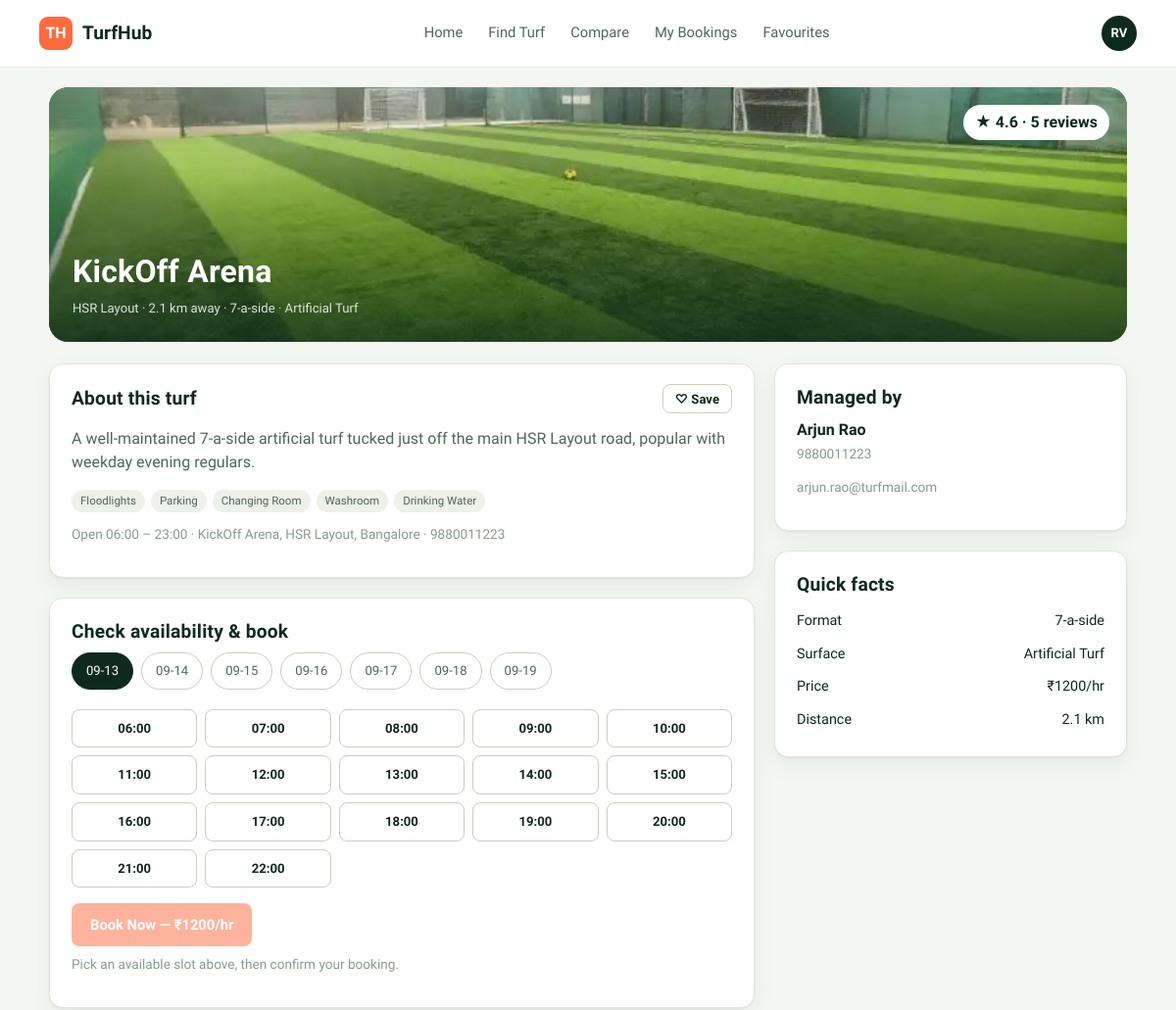
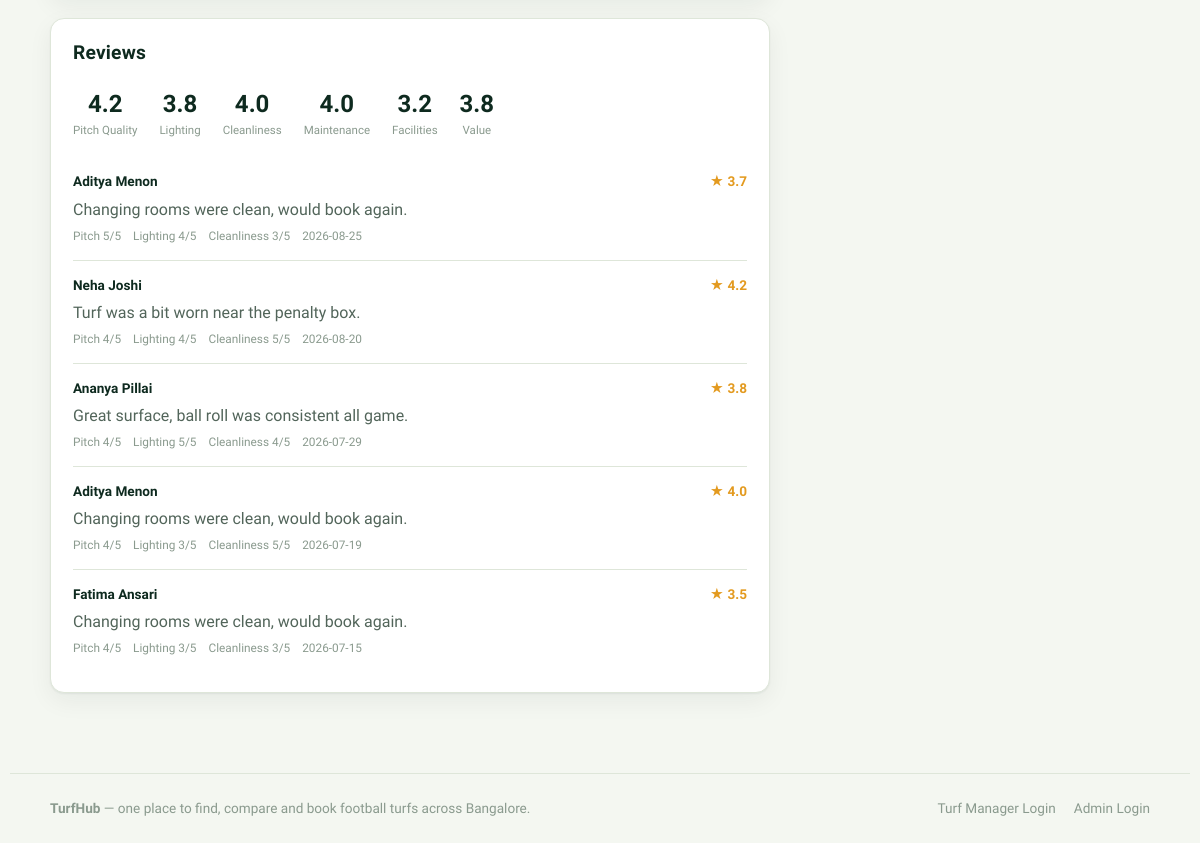
Screenshot of /turf/1 with the database file from the repository (2 pictures, top to bottom).
### tables this page shows
CREATE TABLE turfs (
    id INTEGER PRIMARY KEY,
    name TEXT NOT NULL,
    area TEXT NOT NULL,
    address TEXT NOT NULL,
    manager_id INTEGER REFERENCES managers(id),
    price_per_hour INTEGER NOT NULL,
    turf_type TEXT NOT NULL,          -- 5-a-side / 6-a-side / 7-a-side / 11-a-side
    surface_type TEXT NOT NULL,       -- Artificial Turf / Hybrid Grass / Natural Grass
    description TEXT NOT NULL,
    facilities TEXT NOT NULL,         -- comma separated
    opening_time TEXT NOT NULL,
    closing_time TEXT NOT NULL,
    rating REAL NOT NULL,
    status TEXT NOT NULL DEFAULT 'pending',       -- active / pending / suspended
    verified INTEGER NOT NULL DEFAULT 0,
    image TEXT NOT NULL,
    phone TEXT NOT NULL,
    distance_km REAL NOT NULL,
    created_at TEXT NOT NULL
);

CREATE TABLE reviews (
    id INTEGER PRIMARY KEY,
    turf_id INTEGER REFERENCES turfs(id),
    customer_id INTEGER REFERENCES customers(id),
    pitch_quality INTEGER NOT NULL,
    lighting INTEGER NOT NULL,
    cleanliness INTEGER NOT NULL,
    maintenance INTEGER NOT NULL,
    facilities_rating INTEGER NOT NULL,
    value_for_money INTEGER NOT NULL,
    overall REAL NOT NULL,
    comment TEXT NOT NULL,
    review_date TEXT NOT NULL
);

CREATE TABLE customers (
    id INTEGER PRIMARY KEY,
    name TEXT NOT NULL,
    email TEXT NOT NULL,
    phone TEXT NOT NULL,
    joined_date TEXT NOT NULL
);

CREATE TABLE managers (
    id INTEGER PRIMARY KEY,
    name TEXT NOT NULL,
    email TEXT NOT NULL,
    phone TEXT NOT NULL
);

### blueprints/customer/routes.py (the view)
@customer_bp.route("/turf/<int:turf_id>")
def turf_detail(turf_id):
    conn = get_db()
    turf = conn.execute("SELECT * FROM turfs WHERE id=?", (turf_id,)).fetchone()
    if not turf:
        conn.close()
        return render_template("404.html"), 404
    manager = conn.execute("SELECT * FROM managers WHERE id=?", (turf["manager_id"],)).fetchone()
    q_date = request.args.get("date", date.today().isoformat())
    slots = compute_slot_status(conn, turf_id, q_date)
    reviews = conn.execute(
        """SELECT reviews.*, customers.name as customer_name FROM reviews
           JOIN customers ON customers.id = reviews.customer_id
           WHERE turf_id=? ORDER BY review_date DESC LIMIT 10""",
        (turf_id,),
    ).fetchall()
    summary = turf_review_summary(conn, turf_id)
    is_favourite = conn.execute(
        "SELECT 1 FROM favourites WHERE customer_id=? AND turf_id=?",
        (CURRENT_CUSTOMER_ID, turf_id),
    ).fetchone() is not None
    conn.close()
    next_7_days = [(date.today() + timedelta(days=i)).isoformat() for i in range(7)]
    return render_template(
        "customer/turf_detail.html", turf=turf, manager=manager, slots=slots,
        selected_date=q_date, next_7_days=next_7_days, reviews=reviews, summary=summary,
        facilities=_turf_facilities(turf), is_favourite=is_favourite,
    )

### blueprints/customer/routes.py (called while the page is built)
def _turf_facilities(row):
    return [f.strip() for f in row["facilities"].split(",") if f.strip()]

### database.py (called while the page is built)
def get_db():
    conn = sqlite3.connect(DATABASE_PATH)
    conn.row_factory = sqlite3.Row
    conn.execute("PRAGMA foreign_keys = ON")
    return conn

def compute_slot_status(conn, turf_id, on_date):
    booked = {
        row["time_slot"]
        for row in conn.execute(
            "SELECT time_slot FROM bookings WHERE turf_id=? AND booking_date=? AND status!='cancelled'",
            (turf_id, on_date),
        )
    }
    blocked = {
        row["time_slot"]
        for row in conn.execute(
            "SELECT time_slot FROM blocked_slots WHERE turf_id=? AND block_date=?",
            (turf_id, on_date),
        )
    }
    result = []
    for slot in TIME_SLOTS:
        if slot in booked:
            result.append((slot, "booked"))
        elif slot in blocked:
            result.append((slot, "blocked"))
        else:
            result.append((slot, "available"))
    return result

def turf_review_summary(conn, turf_id):
    row = conn.execute(
        """SELECT COUNT(*) as n, AVG(pitch_quality) pq, AVG(lighting) lt,
                  AVG(cleanliness) cl, AVG(maintenance) mt, AVG(facilities_rating) fc,
                  AVG(value_for_money) vf, AVG(overall) ov
           FROM reviews WHERE turf_id=?""",
        (turf_id,),
    ).fetchone()
    return row

### templates/customer/turf_detail.html (shortened to what this page needs)
{% extends "base_customer.html" %}
{% block customer_content %}
<div class="detail-hero">
  <img class="media-photo" src="{{ url_for('static', filename='images/' + (turf.image or 'placeholder.jpg')) }}"
       alt="{{ turf.name }} turf photo"
       onerror="this.onerror=null;this.src='{{ url_for('static', filename='images/placeholder.jpg') }}';">
  <div class="media-overlay"></div>
  <span class="rating-chip">★ {{ turf.rating }} · {{ summary.n }} reviews</span>
  <div class="detail-hero-title">
    <h1>{{ turf.name }}</h1>
    <div class="turf-meta">{{ turf.area }} · {{ turf.distance_km }} km away · {{ turf.turf_type }} · {{ turf.surface_type }}</div>
  </div>
</div>
<div class="two-col" style="margin-top:22px;">
  <div>
    <div class="panel">
      <div class="panel-head">
        <h3>About this turf</h3>
        <form action="{{ url_for('customer.toggle_favourite', turf_id=turf.id) }}" method="post">
          <button class="btn btn-outline btn-sm" type="submit">{{ '♥ Saved' if is_favourite else '♡ Save' }}</button>
        </form>
      </div>
      <p>{{ turf.description }}</p>
      <div class="chip-row">
        {% for f in facilities %}<span class="chip">{{ f }}</span>{% endfor %}
      </div>
      <p class="muted" style="margin-top:12px;">Open {{ turf.opening_time }} – {{ turf.closing_time }} · {{ turf.address }} · {{ turf.phone }}</p>
    </div>
    <div class="panel">
      <h3>Check availability &amp; book</h3>
      <div class="date-strip">
        {% for d in next_7_days %}
        <a class="date-pill {{ 'active' if d==selected_date }}" href="{{ url_for('customer.turf_detail', turf_id=turf.id, date=d) }}">
          {{ d[5:] }}
        </a>
        {% endfor %}
      </div>
      <div class="slot-grid">
        {% for slot, status in slots %}
        <div class="slot {{ status }}" data-slot="{{ slot }}">{{ slot.split(' - ')[0] }}</div>
        {% endfor %}
      </div>
      <div style="margin-top:16px;">
        <a class="btn btn-primary" id="book-now-btn" href="{{ url_for('customer.book', turf_id=turf.id, date=selected_date) }}" disabled>
          Book Now — ₹{{ turf.price_per_hour }}/hr
        </a>
      </div>
      <p class="muted" style="margin-top:8px;">Pick an available slot above, then confirm your booking.</p>
    </div>
    <div class="panel">
      <h3>Reviews</h3>
      <div class="rating-row">
        <div class="rating-item"><div class="num">{{ summary.pq|round(1) if summary.pq else '—' }}</div><div class="lab">Pitch Quality</div></div>
        <div class="rating-item"><div class="num">{{ summary.lt|round(1) if summary.lt else '—' }}</div><div class="lab">Lighting</div></div>
        <div class="rating-item"><div class="num">{{ summary.cl|round(1) if summary.cl else '—' }}</div><div class="lab">Cleanliness</div></div>
        <div class="rating-item"><div class="num">{{ summary.mt|round(1) if summary.mt else '—' }}</div><div class="lab">Maintenance</div></div>
        <div class="rating-item"><div class="num">{{ summary.fc|round(1) if summary.fc else '—' }}</div><div class="lab">Facilities</div></div>
        <div class="rating-item"><div class="num">{{ summary.vf|round(1) if summary.vf else '—' }}</div><div class="lab">Value</div></div>
      </div>
      {% if reviews %}
      {% for r in reviews %}
      <div class="review-card">
        <div class="review-head">
          <span class="name">{{ r.customer_name }}</span>
          <span class="stars">★ {{ r.overall }}</span>
        </div>
        <p style="margin:0;">{{ r.comment }}</p>
        <div class="review-tags">
          <span>Pitch {{ r.pitch_quality }}/5</span>
          <span>Lighting {{ r.lighting }}/5</span>
          <span>Cleanliness {{ r.cleanliness }}/5</span>
          <span>{{ r.review_date }}</span>
        </div>
      </div>
      {% endfor %}
      {% else %}
      <p class="muted">No reviews yet for this turf.</p>
      {% endif %}
    </div>
  </div>
  <div>
    <div class="panel">
      <h3>Managed by</h3>
      <p style="color:var(--ink);font-weight:600;margin-bottom:2px;">{{ manager.name }}</p>
      <p class="muted">{{ manager.phone }}</p>
      <p class="muted">{{ manager.email }}</p>
    </div>
    <div class="panel">
      <h3>Quick facts</h3>
      <div class="summary-row"><span>Format</span><span>{{ turf.turf_type }}</span></div>
      <div class="summary-row"><span>Surface</span><span>{{ turf.surface_type }}</span></div>
      <div class="summary-row"><span>Price</span><span>₹{{ turf.price_per_hour }}/hr</span></div>
      <div class="summary-row"><span>Distance</span><span>{{ turf.distance_km }} km</span></div>
    </div>
  </div>
</div>
{% endblock %}

### rows the page displays
turfs: image (picture), rating "4.6", name "KickOff Arena", area "HSR Layout", distance_km "2.1", turf_type "7-a-side", surface_type "Artificial Turf", description "A well-maintained 7-a-side artificial turf tucked just off the main HSR Layout road, popular with weekday evening regulars.", opening_time "06:00", closing_time "23:00", address "KickOff Arena, HSR Layout, Bangalore", phone "9880011223", price_per_hour "1200"
reviews: customer_name "Aditya Menon", overall "3.7", comment "Changing rooms were clean, would book again.", pitch_quality "5", lighting "4", cleanliness "3", review_date "2026-08-25"
reviews: customer_name "Neha Joshi", overall "4.2", comment "Turf was a bit worn near the penalty box.", pitch_quality "4", lighting "4", cleanliness "5", review_date "2026-08-20"
reviews: customer_name "Ananya Pillai", overall "3.8", comment "Great surface, ball roll was consistent all game.", pitch_quality "4", lighting "5", cleanliness "4", review_date "2026-07-29"
reviews: customer_name "Aditya Menon", overall "4.0", comment "Changing rooms were clean, would book again.", pitch_quality "4", lighting "3", cleanliness "5", review_date "2026-07-19"
reviews: customer_name "Fatima Ansari", overall "3.5", comment "Changing rooms were clean, would book again.", pitch_quality "4", lighting "3", cleanliness "3", review_date "2026-07-15"
managers: name "Arjun Rao", phone "9880011223", email "arjun.rao@turfmail.com"

### other values shown
{{ summary.n }} "5"
{{ '♥ Saved' if is_favourite else '♡ Save' }} "♡ Save"
{{ f }} "Floodlights" "Parking" "Changing Room" "Washroom" "Drinking Water"
{{ d[5:] }} "09-13" "09-14" "09-15" "09-16" "09-17" "09-18" "09-19"
{{ slot.split(' - ')[0] }} "06:00" "07:00" "08:00" "09:00" "10:00" "11:00" "12:00" "13:00" "14:00" "15:00" "16:00" "17:00" "18:00" "19:00" "20:00" "21:00" "22:00"
{{ summary.pq|round(1) if summary.pq else '—' }} "4.2"
{{ summary.lt|round(1) if summary.lt else '—' }} "3.8"
{{ summary.cl|round(1) if summary.cl else '—' }} "4.0"
{{ summary.mt|round(1) if summary.mt else '—' }} "4.0"
{{ summary.fc|round(1) if summary.fc else '—' }} "3.2"
{{ summary.vf|round(1) if summary.vf else '—' }} "3.8"
